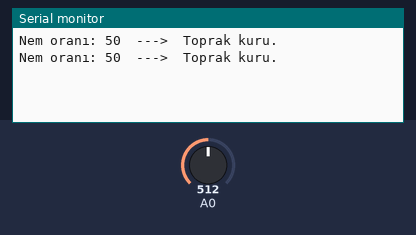
The sketch below on a simulated Arduino Uno, built with avr-gcc and run on an emulated ATmega328P. On the bench: the last lines printed to the serial monitor. The test bench sets the inputs (shaded band); at power-on: A0 = 512.

Above: at 2.8 s.
2.9 s: A0 set to 503
At 4.5 s:
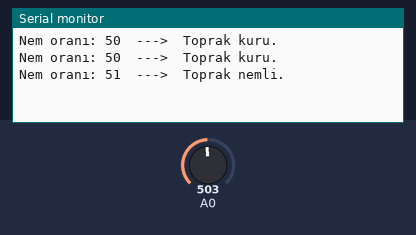
7.5 s: A0 set to 314
At 8.7 s:
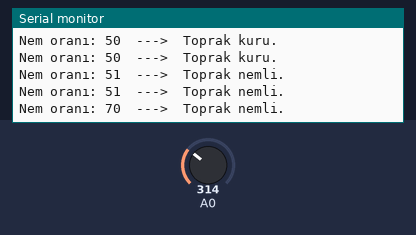
10.2 s: A0 set to 291
At 13.0 s:
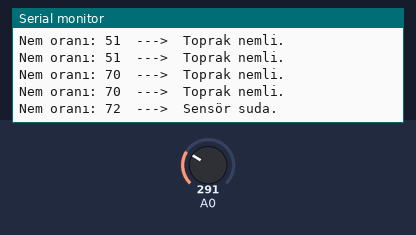

The sketch:

soilturkce.ino
```cpp
void setup()

{
  Serial.begin(9600);
  pinMode(A0, INPUT);
}

void loop()

{
  int mois = analogRead(A0);
  mois = map(mois,0,1023,0,100);
  Serial.print("Nem oranı: ");
  Serial.print((100-mois));
  Serial.print("  --->  ");

  if(mois >= 98) {
  Serial.println("Sensör toprakta değil veya bağlı değil!");
  }

  if(mois < 98 && mois >= 50) {
  Serial.println("Toprak kuru.");
  }

  if(mois < 50 && mois >= 30) {
  Serial.println("Toprak nemli.");
  }

  if(mois < 30) {
  Serial.println("Sensör suda.");
  }

  delay(2000);

}
```

Measured:
- the behaviour switches between 512 and 511 on A0 (found by bisection; images 0 and 1)
- the behaviour switches between 307 and 306 on A0 (found by bisection; images 2 and 3)
- after the input at 2.9 s, the serial monitor: prints a new line after 1.1 s (image 1)
- after the input at 7.5 s, the serial monitor: prints a new line after 0.50 s (image 2)
- after the input at 10.2 s, the serial monitor: prints a new line after 1.8 s (image 3)
